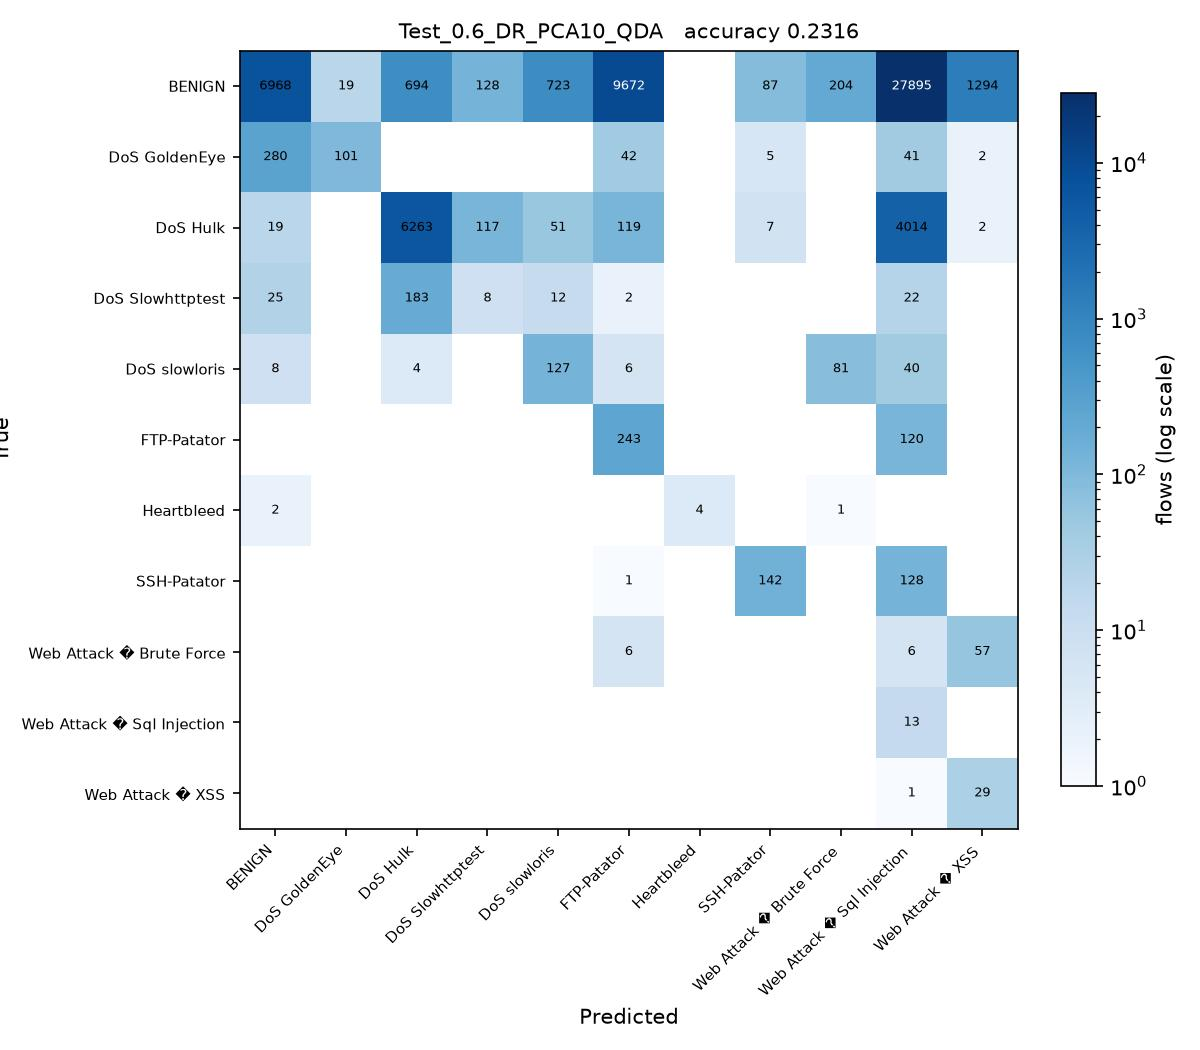

Here is the Python script that generated this plot:
# Test_0.6_DR_PCA10_QDA.py
#
# Test size 0.6  |  PCA, 10 components  |  Quadratic Discriminant Analysis (sheet #17)
#
# This is SGDC_60_40.py with the changes marked CHANGE below and nothing else.

import os
from pathlib import Path

# CHANGE 1: find the folder holding the three CSV files and run from there, so
# the plain file names below resolve no matter where this script is started
# from or how deeply it sits inside the project folder.
HERE = Path(__file__).resolve().parent
for PROJECT in [HERE, *HERE.parents]:
    if (PROJECT / 'Tuesday-WorkingHours.pcap_ISCX.csv').exists():
        os.chdir(PROJECT)
        break
else:
    raise SystemExit('Put this folder inside the folder that holds the three '
                     'CIC-IDS2017 CSV files, then run the script again.')
import numpy as np
import pandas as pd

df1 = pd.read_csv('Tuesday-WorkingHours.pcap_ISCX.csv', low_memory=True)
df2 = pd.read_csv('Wednesday-workingHours.pcap_ISCX.csv', low_memory=True)
df3 = pd.read_csv('Thursday-WorkingHours-Morning-WebAttacks.pcap_ISCX.csv', low_memory=True)

dataset = pd.concat([df1, df2, df3], ignore_index=True)

dataset.columns = dataset.columns.str.strip()

# CHANGE 2: a stratified sample of 100000 flows, the same for every run.
# Gradient Boosting builds one tree per class per stage on a single core, so all
# 1.3 million flows would take hours per script. At least 50 flows of every
# class are kept, so the rare attacks stay in the split.
label = dataset.columns[-1]
dataset = pd.concat(
    [g.sample(n=min(len(g), max(50, round(100000 * len(g) / len(dataset)))), random_state=0)
     for _, g in dataset.groupby(label)],
    ignore_index=True
)

X = dataset.iloc[:, :-1]
y = dataset.iloc[:, -1]

X = X.apply(pd.to_numeric, errors='coerce')

X.replace([np.inf, -np.inf], np.nan, inplace=True)

from sklearn.impute import SimpleImputer

imputer = SimpleImputer(missing_values=np.nan, strategy='mean')
X = imputer.fit_transform(X)

from sklearn.preprocessing import LabelEncoder

labelencoder_y = LabelEncoder()
y = labelencoder_y.fit_transform(y)

from sklearn.model_selection import train_test_split

X_train, X_test, y_train, y_test = train_test_split(
    X,
    y,
    test_size=0.6,   # CHANGE 3: test size
    random_state=0,
    stratify=y
)

# CHANGE 4: PCA, from PCA_LDA_KErnel_PCA_CODE.pdf (fit only on training data)
from sklearn.decomposition import PCA

pca = PCA(n_components=10)
X_train = pca.fit_transform(X_train)
X_test = pca.transform(X_test)

# CHANGE 5: Quadratic Discriminant Analysis (sheet #17) in place of SGDClassifier
from sklearn.discriminant_analysis import QuadraticDiscriminantAnalysis

# Heartbleed has only 11 flows, so a class can have fewer training rows
# than there are components and its covariance cannot be estimated.
# Shrinkage fixes that; the default solver does not support it.
classifier = QuadraticDiscriminantAnalysis(
    solver='eigen',
    shrinkage=0.1
)

classifier.fit(X_train, y_train)

y_pred = classifier.predict(X_test) 

from sklearn.metrics import confusion_matrix
from sklearn.metrics import accuracy_score
from sklearn.metrics import precision_score
from sklearn.metrics import recall_score
from sklearn.metrics import f1_score
from sklearn.metrics import classification_report

cm = confusion_matrix(y_test, y_pred)

print("Confusion Matrix:\n")
print(cm)

print("\nAccuracy : {:.4f}".format(accuracy_score(y_test, y_pred)))
print("\nPrecision : {:.4f}".format(precision_score(y_test, y_pred, average='weighted')))
print("\nRecall : {:.4f}".format(recall_score(y_test, y_pred, average='weighted')))
print("\nF1 Score : {:.4f}".format(f1_score(y_test, y_pred, average='weighted')))

print("\nClassification Report:\n")
print(classification_report(y_test, y_pred))

# CHANGE 6: save the confusion matrix as Test_0.6_DR_PCA10_QDA.jpg and record the result
import matplotlib
matplotlib.use('Agg')
import matplotlib.pyplot as plt
from matplotlib.colors import LogNorm

here = HERE                     # the folder this script sits in
names = [str(c) for c in labelencoder_y.classes_]
fig, ax = plt.subplots(figsize=(8, 7))
im = ax.imshow(cm, cmap='Blues', norm=LogNorm(vmin=1))
ax.set_xticks(range(len(names)), names, rotation=45, ha='right', fontsize=7)
ax.set_yticks(range(len(names)), names, fontsize=7)
ax.set_xlabel('Predicted')
ax.set_ylabel('True')
ax.set_title('Test_0.6_DR_PCA10_QDA   accuracy {:.4f}'.format(accuracy_score(y_test, y_pred)), fontsize=10)
for i in range(cm.shape[0]):
    for j in range(cm.shape[1]):
        if cm[i, j]:
            ax.text(j, i, cm[i, j], ha='center', va='center', fontsize=6,
                    color='white' if cm[i, j] > cm.max() / 3 else 'black')
fig.colorbar(im, ax=ax, fraction=0.04, label='flows (log scale)')
fig.tight_layout()
fig.savefig(here / 'Test_0.6_DR_PCA10_QDA.jpg', dpi=150)
plt.close(fig)

row = pd.DataFrame([{
    'Test': 0.6, 'DR': 'PCA10', 'Clas': 'QDA',
    'Acc': round(accuracy_score(y_test, y_pred), 4),
    'Pre': round(precision_score(y_test, y_pred, average='weighted'), 4),
    'Rec': round(recall_score(y_test, y_pred, average='weighted'), 4),
    'F1': round(f1_score(y_test, y_pred, average='weighted'), 4),
    'script': 'Test_0.6_DR_PCA10_QDA',
}])
# one file per run, so several scripts can run at the same time without
# overwriting each other. 21_run_45_mix.py merges them into the Excel sheet.
out = PROJECT / 'results' / 'parts_mix' / 'Test_0.6_DR_PCA10_QDA.csv'
out.parent.mkdir(parents=True, exist_ok=True)
row.to_csv(out, index=False)
